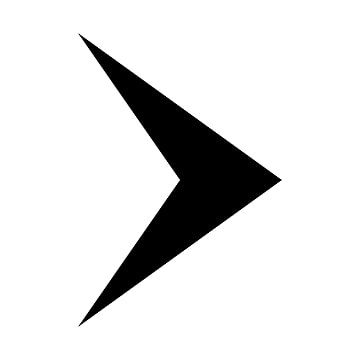
#> input picture resources/arrow-for-connection.jpg, 360 x 360 px
$ python process_logo.py resources/arrow-for-connection.jpg
#> lines starting #> are read from the running program, lines starting #| are printed output that depends on the picture
#!/usr/bin/env python3
"""
Script to remove background from logo and create different sizes
Usage: python3 process_logo.py <input_logo.png>
"""

import sys
import os
from PIL import Image

def remove_background(input_path, output_path):
    """Remove white/light background from image and make it transparent"""
#> called with input_path = 'resources/arrow-for-connection.jpg'
    try:
        # Open the image
        img = Image.open(input_path)
#> img is the input picture: PIL image 360x360 L; min 0, max 255, mean 225.6
        img = img.convert("RGBA")
#> img: PIL image 360x360 RGBA

        # Get image data
        datas = img.getdata()

        new_data = []
        for item in datas:
            # Change all white/light gray (240+) pixels to transparent
            if item[0] > 240 and item[1] > 240 and item[2] > 240:
                new_data.append((255, 255, 255, 0))  # Transparent
            else:
                new_data.append(item)
#> after the loop, new_data = 129600 items

        # Update image data
        img.putdata(new_data)

        # Save the image
        img.save(output_path, "PNG")
        print(f"Saved processed logo to: {output_path}")

        return img

    except Exception as e:
        print(f"Error processing image: {e}")
        return None

def create_resized_versions(img, base_path):
    """Create different sized versions of the logo"""
    sizes = {
        'small': (100, 100),
        'medium': (200, 200),
        'large': (400, 400),
    }

    for name, size in sizes.items():
        resized = img.copy()
        resized.thumbnail(size, Image.Resampling.LANCZOS)
        output = base_path.replace('.png', f'_{name}.png')
        resized.save(output, "PNG")
        print(f"Created {name} version: {output}")
#> this loop made 3 passes
#> pass 1, in create_resized_versions, `resized.save(output, "PNG")`:
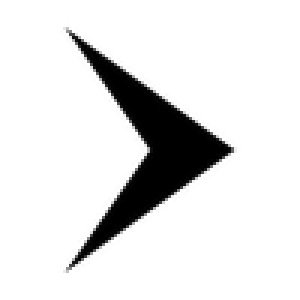
#> saved as new_logo_small.png: PIL image 100x100 RGBA (shown 3 times larger); mean R, G, B, A 7.8, 7.8, 7.8, 30.6; transparent parts drawn white
#> pass 2, in create_resized_versions, `resized.save(output, "PNG")`:
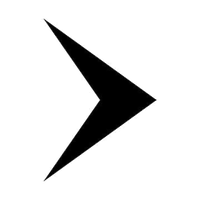
#> saved as new_logo_medium.png: PIL image 200x200 RGBA; mean R, G, B, A 6.3, 6.3, 6.3, 30.6; transparent parts drawn white

def main():
    if len(sys.argv) < 2:
        print("Usage: python3 process_logo.py <input_logo.png>")
        sys.exit(1)

    input_logo = sys.argv[1]

    if not os.path.exists(input_logo):
        print(f"Error: File not found: {input_logo}")
        sys.exit(1)

    # Process the logo
    output_logo = "/workspaces/startvpn-windows/resources/new_logo.png"
    processed_img = remove_background(input_logo, output_logo)

    if processed_img:
        # Create different sizes
        create_resized_versions(processed_img, output_logo)
        print("\nLogo processing complete!")
        print(f"Main logo: {output_logo}")

if __name__ == "__main__":
    main()

$ run again, on resources/back.png
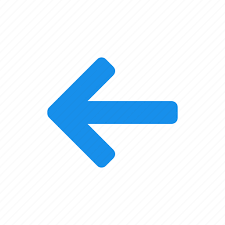
#> input picture resources/back.png, 225 x 225 px
#> in remove_background, img is the input picture: PIL image 225x225 P; mean R, G, B 229.6, 242.2, 251.9
#> the loop in remove_background, `for item in datas:` made 50625 passes
#> item on passes 1 to 3: (252, 252, 252, 255), (255, 255, 255, 255), (255, 255, 255, 255)
#> after the loop in remove_background, `for item in datas:`: new_data = 50625 items
#> the loop in create_resized_versions, `for name, size in sizes.items():` made 3 passes
#> pass 1, in create_resized_versions, `resized.save(output, "PNG")`:
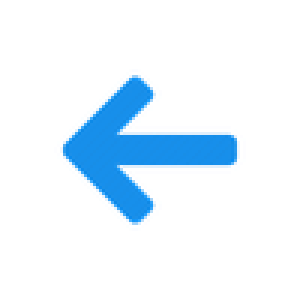
#> saved as new_logo_small.png: PIL image 100x100 RGBA (shown 3 times larger); mean R, G, B, A 6.6, 22, 34.3, 27.9; transparent parts drawn white
#> pass 2, in create_resized_versions, `resized.save(output, "PNG")`:
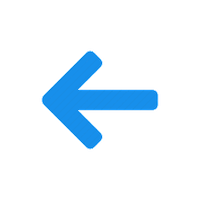
#> saved as new_logo_medium.png: PIL image 200x200 RGBA; mean R, G, B, A 5.7, 19.3, 29.9, 27.8; transparent parts drawn white
